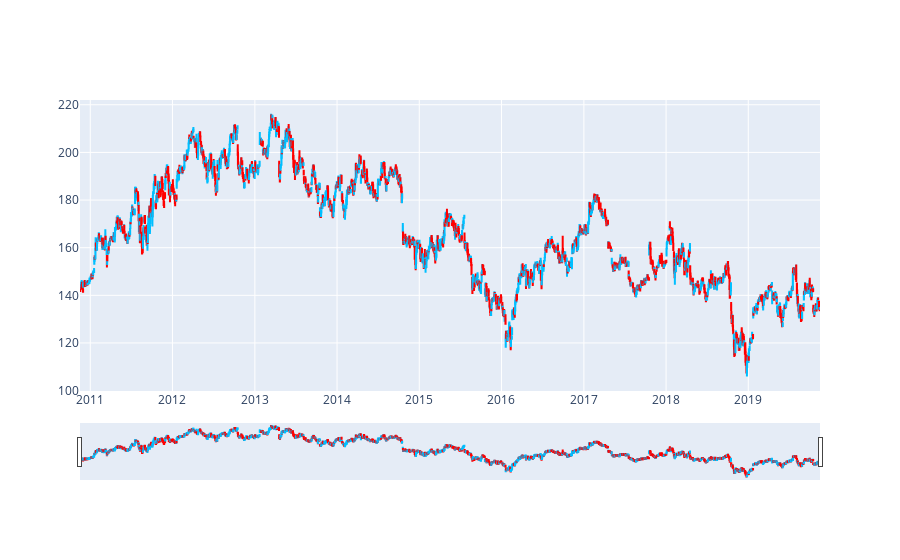

Notebook cell for this chart:
### Code cell
fig = go.Figure()
fig.add_trace(go.Candlestick(
                x=stock.index,
                open=stock.ibm_open,
                close=stock.ibm_close,
                high =stock.ibm_high,
                low=stock.ibm_low,
                increasing_line_color= 'deepskyblue', 
                decreasing_line_color= 'red'))
fig.show()

### Figure 1 — Plotly figure (JSON) as saved in the notebook; plotly's stock layout.template omitted (floating-point values rounded to 4 significant figures; data arrays with more than 128 entries replaced by an {"elided": "..."} marker saying what was removed)
{"data": [{"close": {"elided": "2265 float values"}, "decreasing": {"line": {"color": "red"}}, "high": {"elided": "2265 float values"}, "increasing": {"line": {"color": "deepskyblue"}}, "low": {"elided": "2265 float values"}, "open": {"elided": "2265 float values"}, "type": "candlestick", "x": {"elided": "2265 str values"}}], "layout": {}}
